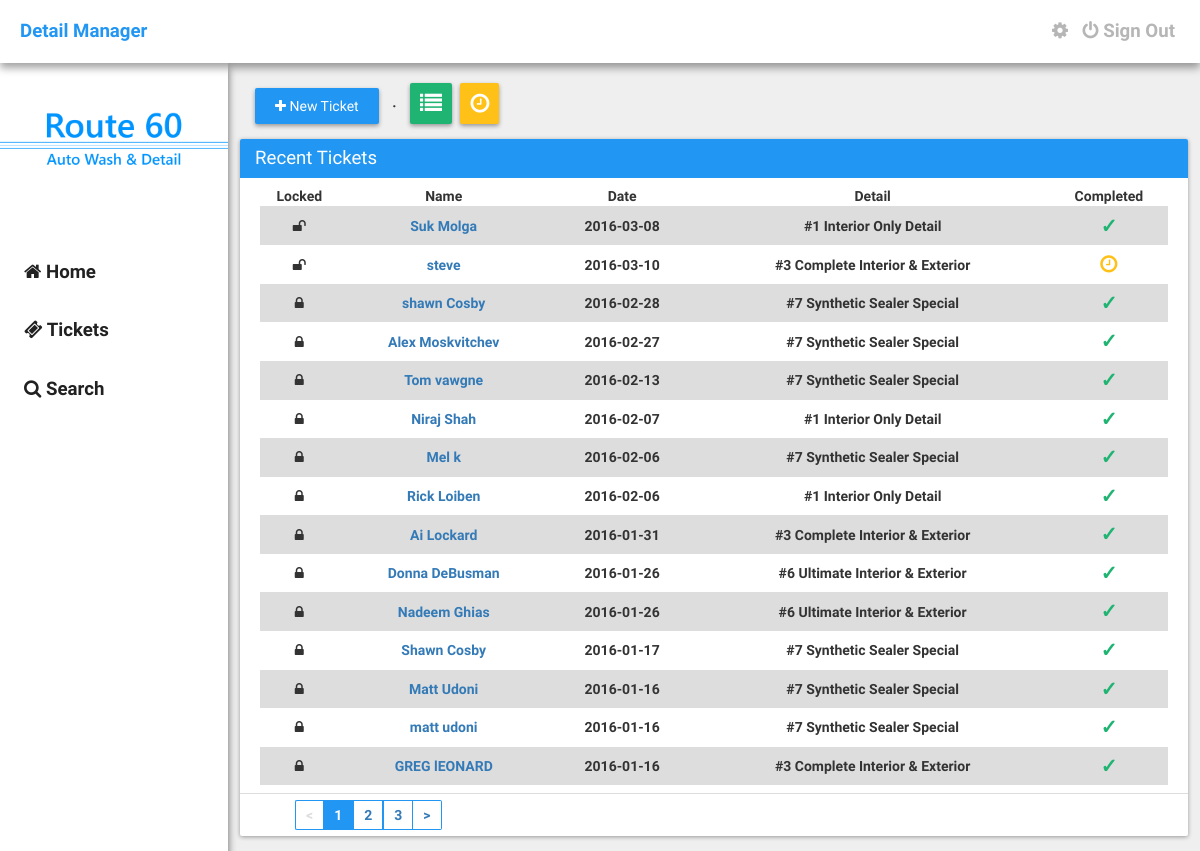
The app's page /details/tickets.php (signed in) with its own data.
### tables this page shows
CREATE TABLE `detail_tickets` (
  `id` int(11) NOT NULL,
  `locked` int(11) NOT NULL DEFAULT '0',
  `first_name` text NOT NULL,
  `last_name` text NOT NULL,
  `phone_number` varchar(32) NOT NULL,
  `date` date NOT NULL,
  `vehicle_make` text NOT NULL,
  `vehicle_model` text NOT NULL,
  `vehicle_color` text NOT NULL,
  `discount` int(11) NOT NULL,
  `services` varchar(32) NOT NULL,
  `pre_paid_done` varchar(32) NOT NULL,
  `user_id` varchar(32) NOT NULL,
  `ticket_id` varchar(32) NOT NULL,
  `notes` text NOT NULL,
  `ticket_creator` text NOT NULL,
  `engine` varchar(2) NOT NULL DEFAULT '0',
  `wax` varchar(2) NOT NULL DEFAULT '0',
  `mat` varchar(2) NOT NULL DEFAULT '0'
);

### details/assets/core/init.php (called while the page is built, shortened)
<?php
	$site = "http://".$_SERVER['SERVER_NAME']."/details";

### details/tickets.php (the view, shortened to what this page needs)
<?php require("./assets/core/init.php"); require("./include/navbar.php"); ?>
<?php
        $tbl_name = "detail_tickets";
        $adjacents = 2;
        $query = "SELECT COUNT(*) as num FROM $tbl_name";
        $total_pages = mysql_fetch_array(mysql_query($query));
        $total_pages = $total_pages[0];
        $targetpage = "tickets";
        $limit = 15;
        $page = $_GET['page'];
        if($page)
            $start = ($page - 1) * $limit;
        else
            $start = 0;
        $sql = "SELECT * FROM $tbl_name ORDER BY id DESC LIMIT $start, $limit";
        $result2 = mysql_query($sql);
        if ($page == 0) $page = 1;
        $prev = $page - 1;
        $next = $page + 1;
        $lastpage = ceil($total_pages/$limit);
        $pagination = "";
        if($lastpage > 1)
        {
            $pagination .= "<ul class='pagination' style='margin: 0px;'>";
            if ($page > 1)
                $pagination.= "<li class='left'><a href='$targetpage?page=$prev'><</a></li>";
            else
                $pagination.= "<li class='disabledpage left'><a href='#'><</a></li>";
            if ($lastpage < 7 + ($adjacents * 2))
            {
                for ($counter = 1; $counter <= $lastpage; $counter++)
                {
                    if ($counter == $page)
                        $pagination.= "<li class='active'><a href='#'>$counter</a></li>";
                    else
                        $pagination.= "<li class='waves-effect'><a href='$targetpage?page=$counter'>$counter</a></li>";
                }
            }
            if ($page < $counter - 1)
                $pagination.= "<li class='right'><a href='$targetpage?page=$next'>></a></li>";
            else
                $pagination.= "<li class='disabledpage right'><a href='#'>></a></li>";
            $pagination.= "</ul>\n";
        }
    ?>
	<div class="container">
        <?php require_once("./include/tickets-button.php"); ?>
		<div class="row">
			<div class="col-md-45">
				<div class="card">
					<div class="card-title">Recent Tickets</div>
					<div class="card-content">
						<table class="table" padding="10" style="text-align: center;">
							<thead>
								<tr>
                                    <th>Locked</th>
									<th>Name</th>
									<th>Date</th>
									<th>Detail</th>
									<th>Completed</th>
								</tr>
							</thead>
							<tbody>
								<?php
								while($row = mysql_fetch_array($result2)) {
									$services = $row['services'];
									$options = $row['pre_paid_done'];
									if($services == 'wax'){
			                            $servicetitle = "Meguiar's Wax";
			                        }elseif($services == 1) {
			                            $servicetitle = "#1 Interior Only Detail";
			                        }
			                        elseif($services == 2) {
			                            $servicetitle = "#2 Exterior Only Detail";
			                        }
			                        elseif($services == 3) {
			                            $servicetitle = "#3 Complete Interior & Exterior";
			                        }
			                        elseif($services == 4) {
			                            $servicetitle = "#4 Engine Detail";
			                        }
			                        elseif($services == 5) {
			                            $servicetitle = "#5 Paint Restoration";
			                        }
			                        elseif($services == 6) {
			                            $servicetitle = "#6 Ultimate Interior & Exterior";
			                        }
			                        elseif($services == 7) {
                                        $servicetitle = "#7 Synthetic Sealer Special";
                                    }
                                    elseif($services == "hw") {
                                        $servicetitle = "Hand Wash - Car";
                                    }
                                    elseif($services == "hwfs") {
                                        $servicetitle = "Hand Wash - Car w/ Full Service";
                                    }
                                    elseif($services == "hwsuv") {
                                        $servicetitle = "Hand Wash - SUV";
                                    }
                                    elseif($services == "hwsuvfs") {
                                        $servicetitle = "Hand Wash - SUV w/ Full Service";
                                    }
			                        if($options == 'Prepaid') {
			                            $option = "<center><h6 style='color: #E14747; margin: 0px; font-size: 20px;'>X</h6></center>";
			                        }elseif($options == 'Paid/Completed') {
			                            $option = "<center><h6 style='color: #20B473; margin: 0px; font-size: 20px;'>&check;</h6></center>";
			                        }elseif($options == 'Appointment') {
                                        $option = "<center><h6 style='color: #FFC017; margin: 0px; font-size: 20px;'><i class='fa fa-clock-o'></i></h6></center>";
                                    }
                                    if($row['locked'] == 0) {
                                        $locking = "<i class='fa fa-unlock'></i>";
                                    }elseif($row['locked'] == 1) {
                                        $locking = "<i class='fa fa-lock'></i>";
                                    }
			                        echo '<tr>';
                                    echo '<td>'.$locking.'</td>';
			                        echo '<td><a href="'.$site.'/ticket?id='.$row['ticket_id'].'">'.$row['first_name'].' '.$row['last_name'].'</a></td>';
			                        echo '<td>'.$row['date'].'</td>';
			                        echo '<td>'.$servicetitle.'</td>';
			                        echo '<td>'.$option.'</td>';
			                        echo '</tr>';
								}
							?>
							</tbody>
						</table>
					</div>
					<div class="card-footer">
						<?=$pagination?>
					</div>
				</div>
			</div>
		</div>
	</div>
<?php require("./include/footer.php"); ?>

### details/assets/css/main.css (style rules this page uses)
body { margin: 0px; padding: 0px; height: 100%; font-weight: bold; min-height: 100%; background: #EFEFEF; font-family: "RobotoDraft", Arial, sans-serif, Helvetica; }
.left { float: left; }
.right { float: right; }
.container { width: 79%; float: right; margin-top: 20px; margin-left: 20px; margin-right: 12px; }
.card { width: 100%; margin-top: 15px; border-radius: 2px; margin-bottom: 15px; background: #FFFFFF; box-shadow: 0 1px 4px rgba(0, 0, 0, 0.37); }
.card > .card-title { color: #FFFFFF; font-size: 14pt; font-weight: 300; padding: 6px 15px; background: #2196F3; border-top-left-radius: 2px; border-top-right-radius: 2px; }
.card > .card-content { padding: 8px 20px; }
.card > .card-footer { padding: 6px 15px; border-top: 1px solid #DDDDDD; }
.table { width: 100%; }
.table > thead > tr { padding: 1px 5px; border-bottom: 1px solid #DDDDDD; }
.table > tbody > tr:nth-child(odd) { background: #DDDDDD; }
td { padding: 5px; }
.pagination { list-style: none; }
.pagination > li { float: left; color: #2196F3; padding: 4px 10px; display: inline-block; border: 1px solid #2196F3; }
.pagination .active { color: #FFF; background: #2196F3; }
.pagination .active > a { color: #FFFFFF; }
.pagination .disabledpage { float: left; color: #DDDDDD; background: #FFFFFF; pointer-events: none; }
.pagination .disabledpage > a { color: #DDDDDD; background: #FFFFFF; }
.pagination .left { border-right: 0px; border-top-left-radius: 2px; border-bottom-left-radius: 2px; }
.pagination .right { border-left: 0px; border-top-right-radius: 2px; border-bottom-right-radius: 2px; }

### records on screen
detail_tickets: locked 0 (drawn), first_name "Suk", last_name "Molga", date "2016-03-08", services "#1 Interior Only Detail"
detail_tickets: locked 0 (drawn), first_name "steve", date "2016-03-10", services "#3 Complete Interior & Exterior", pre_paid_done "Appointment" (drawn)
detail_tickets: locked 1 (drawn), first_name "shawn", last_name "Cosby", date "2016-02-28", services "#7 Synthetic Sealer Special"
detail_tickets: locked 1 (drawn), first_name "Alex", last_name "Moskvitchev", date "2016-02-27", services "#7 Synthetic Sealer Special"
detail_tickets: locked 1 (drawn), first_name "Tom", last_name "vawgne", date "2016-02-13", services "#7 Synthetic Sealer Special"
detail_tickets: locked 1 (drawn), first_name "Niraj", last_name "Shah", date "2016-02-07", services "#1 Interior Only Detail"
detail_tickets: locked 1 (drawn), first_name "Mel", last_name "k", date "2016-02-06", services "#7 Synthetic Sealer Special"
detail_tickets: locked 1 (drawn), first_name "Rick", last_name "Loiben", date "2016-02-06", services "#1 Interior Only Detail"
detail_tickets: locked 1 (drawn), first_name "Ai", last_name "Lockard", date "2016-01-31", services "#3 Complete Interior & Exterior"
detail_tickets: locked 1 (drawn), first_name "Donna", last_name "DeBusman", date "2016-01-26", services "#6 Ultimate Interior & Exterior"
detail_tickets: locked 1 (drawn), first_name "Nadeem", last_name "Ghias", date "2016-01-26", services "#6 Ultimate Interior & Exterior"
detail_tickets: locked 1 (drawn), first_name "Shawn", last_name "Cosby", date "2016-01-17", services "#7 Synthetic Sealer Special"
detail_tickets: locked 1 (drawn), first_name "Matt", last_name "Udoni", date "2016-01-16", services "#7 Synthetic Sealer Special"
detail_tickets: locked 1 (drawn), first_name "matt", last_name "udoni", date "2016-01-16", services "#7 Synthetic Sealer Special"
detail_tickets: locked 1 (drawn), first_name "GREG", last_name "lEONARD", date "2016-01-16", services "#3 Complete Interior & Exterior"
